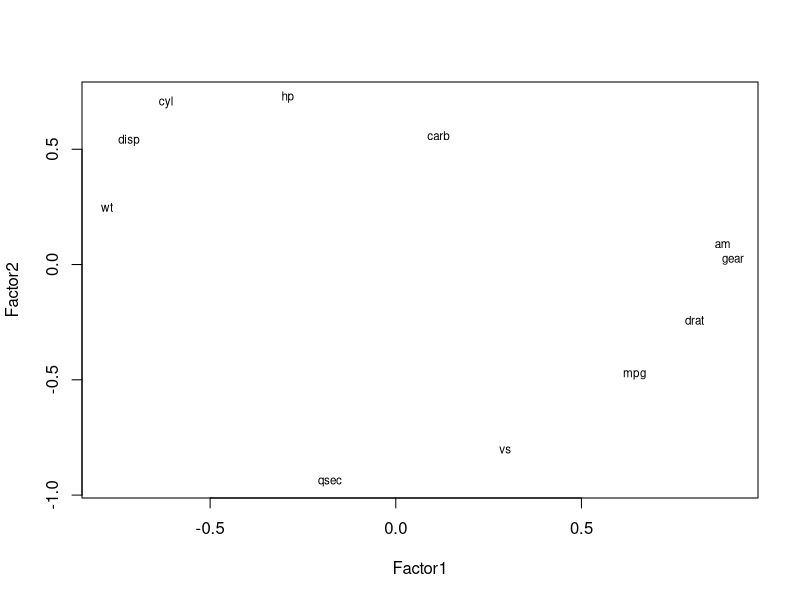

Reproduce this figure in R. (Note: this script raises an error after producing the figure.)
library(psych)
fit <- principal(mtcars, nfactors=5, rotate='varimax')
fit # print results

# Maximum Likelihood Factor Analysis
# entering raw data and extracting 3 factors,
# with varimax rotation

fit <- factanal(mtcars, 3, rotation='varimax')
print(fit, digits=2, cutoff=.3, sort=TRUE)

# plot factor 1 by factor 2
load <- fit$loadings[,1:2]
plot(load,type='n') # set up plot
text(load,labels=names(mtcars),cex=.7) # add variable names

# Principal Axis Factor Analysis
library(psych)
fit <- factor.pa(mtcars, nfactors=3, rotation='varimax')
fit # print results

# Determine Number of Factors to Extract

library(nFactors)

ev <- eigen(cor(mtcars)) # get eigenvalues

ap <- parallel(subject=nrow(mtcars),var=ncol(mtcars),
                  rep=100,cent=.05)

nS <- nScree(x=ev$values, aparallel=ap$eigen$qevpea)

plotnScree(nS)
